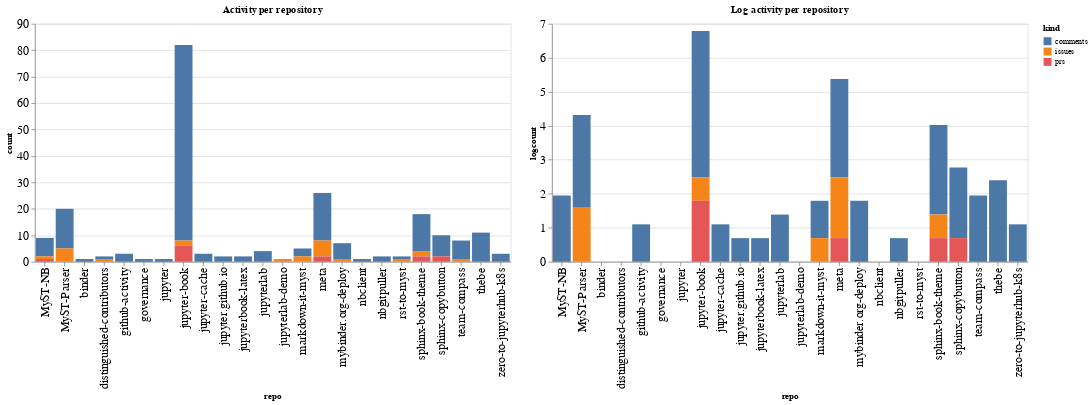

This figure's notebook cell:
### Code cell
ch1 = alt.Chart(repo_summaries, width=600, title="Activity per repository").mark_bar().encode(
    x='repo',
    y='count',
    color='kind',
    tooltip="kind"
)

ch2 = alt.Chart(repo_summaries, width=600, title="Log activity per repository").mark_bar().encode(
    x='repo',
    y='logcount',
    color='kind',
    tooltip="kind"
)

ch1 | ch2

### Figure 1 — Vega-Lite specification as saved in the notebook (floating-point values rounded to 4 significant figures)
{"config": {"axisLeft": {"labelFontSize": 15}, "axisBottom": {"labelFontSize": 15}}, "hconcat": [{"mark": "bar", "encoding": {"color": {"type": "nominal", "field": "kind"}, "tooltip": {"type": "nominal", "field": "kind"}, "x": {"type": "nominal", "field": "repo"}, "y": {"type": "quantitative", "field": "count"}}, "title": "Activity per repository", "width": 600}, {"mark": "bar", "encoding": {"color": {"type": "nominal", "field": "kind"}, "tooltip": {"type": "nominal", "field": "kind"}, "x": {"type": "nominal", "field": "repo"}, "y": {"type": "quantitative", "field": "logcount"}}, "title": "Log activity per repository", "width": 600}], "data": {"name": "data-981c47a7e376a39aaf733ea2fba4343c"}, "$schema": "https://vega.github.io/schema/vega-lite/v4.8.1.json", "datasets": {"data-981c47a7e376a39aaf733ea2fba4343c": [{"repo": "MyST-NB", "kind": "comments", "count": 7, "logcount": 1.946}, {"repo": "MyST-NB", "kind": "issues", "count": 1, "logcount": 0.0}, {"repo": "MyST-NB", "kind": "prs", "count": 1, "logcount": 0.0}, {"repo": "MyST-Parser", "kind": "comments", "count": 15, "logcount": 2.708}, {"repo": "MyST-Parser", "kind": "issues", "count": 5, "logcount": 1.609}, {"repo": "binder", "kind": "comments", "count": 1, "logcount": 0.0}, {"repo": "distinguished-contributors", "kind": "comments", "count": 1, "logcount": 0.0}, {"repo": "distinguished-contributors", "kind": "issues", "count": 1, "logcount": 0.0}, {"repo": "github-activity", "kind": "comments", "count": 3, "logcount": 1.099}, {"repo": "governance", "kind": "comments", "count": 1, "logcount": 0.0}, {"repo": "jupyter", "kind": "comments", "count": 1, "logcount": 0.0}, {"repo": "jupyter-book", "kind": "comments", "count": 74, "logcount": 4.304}, {"repo": "jupyter-book", "kind": "issues", "count": 2, "logcount": 0.6931}, {"repo": "jupyter-book", "kind": "prs", "count": 6, "logcount": 1.792}, {"repo": "jupyter-cache", "kind": "comments", "count": 3, "logcount": 1.099}, {"repo": "jupyter.github.io", "kind": "comments", "count": 2, "logcount": 0.6931}, {"repo": "jupyterbook-latex", "kind": "comments", "count": 2, "logcount": 0.6931}, {"repo": "jupyterlab", "kind": "comments", "count": 4, "logcount": 1.386}, {"repo": "jupyterlab-demo", "kind": "issues", "count": 1, "logcount": 0.0}, {"repo": "markdown-it-myst", "kind": "comments", "count": 3, "logcount": 1.099}, {"repo": "markdown-it-myst", "kind": "issues", "count": 2, "logcount": 0.6931}, {"repo": "meta", "kind": "comments", "count": 18, "logcount": 2.89}, {"repo": "meta", "kind": "issues", "count": 6, "logcount": 1.792}, {"repo": "meta", "kind": "prs", "count": 2, "logcount": 0.6931}, {"repo": "mybinder.org-deploy", "kind": "comments", "count": 6, "logcount": 1.792}, {"repo": "mybinder.org-deploy", "kind": "issues", "count": 1, "logcount": 0.0}, {"repo": "nbclient", "kind": "comments", "count": 1, "logcount": 0.0}, {"repo": "nbgitpuller", "kind": "comments", "count": 2, "logcount": 0.6931}, {"repo": "rst-to-myst", "kind": "comments", "count": 1, "logcount": 0.0}, {"repo": "rst-to-myst", "kind": "issues", "count": 1, "logcount": 0.0}, {"repo": "sphinx-book-theme", "kind": "comments", "count": 14, "logcount": 2.639}, {"repo": "sphinx-book-theme", "kind": "issues", "count": 2, "logcount": 0.6931}, {"repo": "sphinx-book-theme", "kind": "prs", "count": 2, "logcount": 0.6931}, {"repo": "sphinx-copybutton", "kind": "comments", "count": 8, "logcount": 2.079}, {"repo": "sphinx-copybutton", "kind": "prs", "count": 2, "logcount": 0.6931}, {"repo": "team-compass", "kind": "comments", "count": 7, "logcount": 1.946}, {"repo": "team-compass", "kind": "issues", "count": 1, "logcount": 0.0}, {"repo": "thebe", "kind": "comments", "count": 11, "logcount": 2.398}, {"repo": "zero-to-jupyterhub-k8s", "kind": "comments", "count": 3, "logcount": 1.099}]}}
